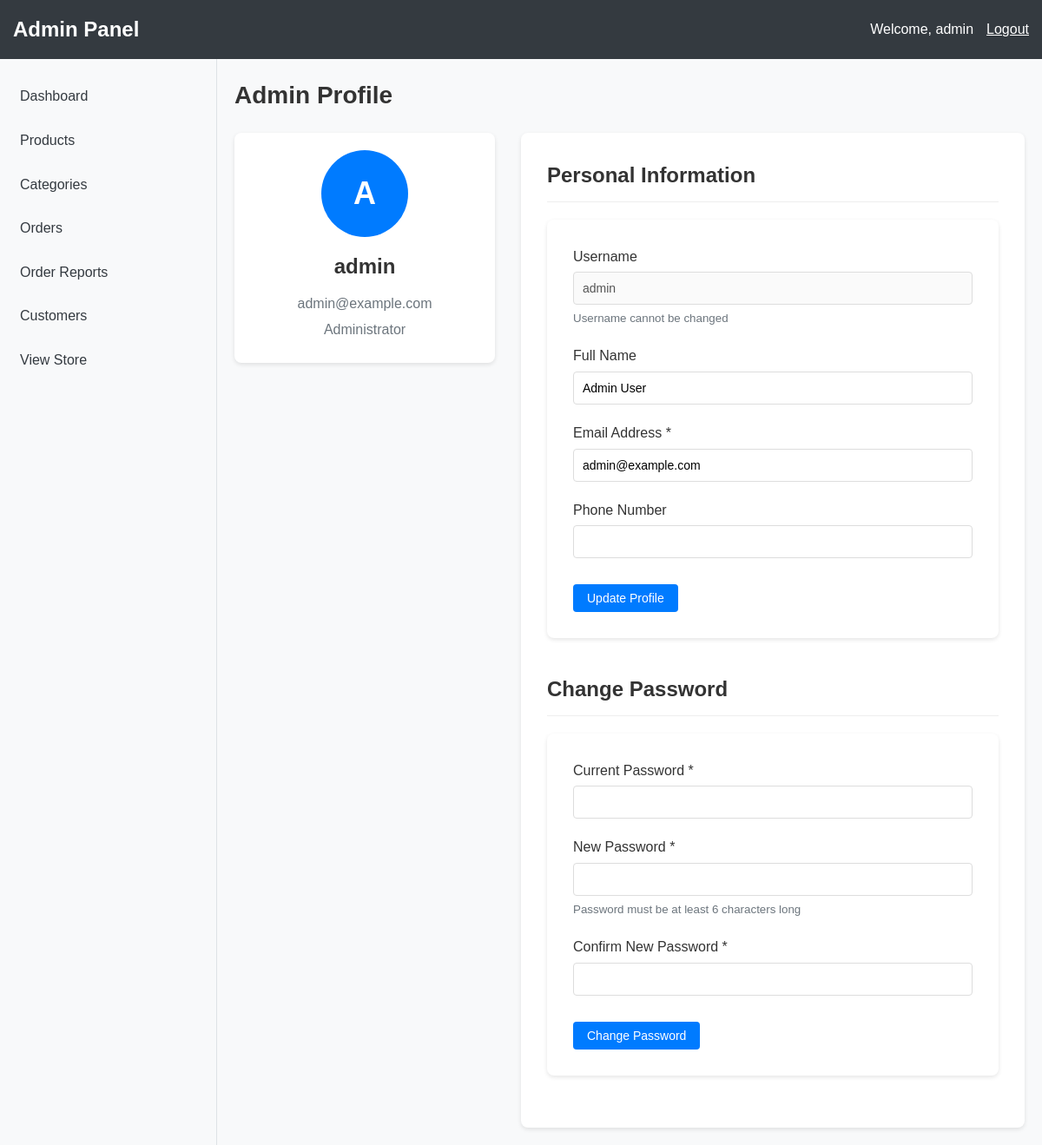
Screenshot of /admin/profile.php (signed in) with the database file from the repository.
### tables this page shows
CREATE TABLE users (
    user_id INT AUTO_INCREMENT PRIMARY KEY,
    username VARCHAR(50) NOT NULL UNIQUE,
    password VARCHAR(255) NOT NULL,
    email VARCHAR(100) NOT NULL UNIQUE,
    full_name VARCHAR(100) NOT NULL,
    address TEXT,
    phone VARCHAR(20),
    user_type ENUM('admin', 'client') NOT NULL DEFAULT 'client',
    created_at TIMESTAMP DEFAULT CURRENT_TIMESTAMP
);

### includes/db.php (called while the page is built, shortened)
<?php
class Database {
    private $conn;
    public function __construct() {
        try {
            $this->conn = new mysqli(DB_HOST, DB_USER, DB_PASS, DB_NAME);
            $this->conn->set_charset("utf8");
        } catch (Exception $e) {
            die("Database connection error: " . $e->getMessage());
        }
    }
    public function prepare($sql) {
        return $this->conn->prepare($sql);
    }
}
$db = new Database();
?>

### admin/profile.php (the view, shortened to what this page needs)
<?php
require_once '../includes/db.php';
require_once '../includes/functions.php';
$user_id = $_SESSION['user_id'];
$stmt = $db->prepare("SELECT * FROM users WHERE user_id = ? AND user_type = 'admin'");
$stmt->bind_param("i", $user_id);
$stmt->execute();
$result = $stmt->get_result();
$admin = $result->fetch_assoc();
include 'includes/admin-header.php';
?>
<div class="admin-profile">
    <div class="page-header">
        <h1 class="page-title">Admin Profile</h1>
    </div>
    <div class="admin-profile-grid">
        <div class="admin-profile-sidebar">
            <div class="profile-card">
                <div class="profile-avatar">
                    <span class="avatar-text"><?php echo strtoupper(substr($admin['username'], 0, 1)); ?></span>
                </div>
                <div class="profile-info">
                    <h2><?php echo htmlspecialchars($admin['username']); ?></h2>
                    <p><?php echo htmlspecialchars($admin['email']); ?></p>
                    <p>Administrator</p>
                </div>
            </div>
        </div>
        <div class="admin-profile-content">
            <div class="profile-section">
                <h2>Personal Information</h2>
                <form action="<?php echo ADMIN_URL; ?>/profile.php" method="POST" class="admin-form">
                    <div class="form-group">
                        <label for="username">Username</label>
                        <input type="text" id="username" value="<?php echo htmlspecialchars($admin['username']); ?>"
                            disabled>
                        <small>Username cannot be changed</small>
                    </div>
                    <div class="form-group">
                        <label for="full_name">Full Name</label>
                        <input type="text" id="full_name" name="full_name"
                            value="<?php echo htmlspecialchars($admin['full_name']); ?>">
                    </div>
                    <div class="form-group">
                        <label for="email">Email Address *</label>
                        <input type="email" id="email" name="email"
                            value="<?php echo htmlspecialchars($admin['email']); ?>" required>
                    </div>
                    <div class="form-group">
                        <label for="phone">Phone Number</label>
                        <input type="tel" id="phone" name="phone"
                            value="<?php echo htmlspecialchars($admin['phone']); ?>">
                    </div>
                    <div class="form-actions">
                        <button type="submit" class="btn">Update Profile</button>
                    </div>
                </form>
            </div>
            <div class="profile-section">
                <h2>Change Password</h2>
                <form action="<?php echo ADMIN_URL; ?>/profile.php" method="POST" class="admin-form">
                    <div class="form-group">
                        <label for="current_password">Current Password *</label>
                        <input type="password" id="current_password" name="current_password" required>
                    </div>
                    <div class="form-group">
                        <label for="new_password">New Password *</label>
                        <input type="password" id="new_password" name="new_password" required>
                        <small>Password must be at least 6 characters long</small>
                    </div>
                    <div class="form-group">
                        <label for="confirm_password">Confirm New Password *</label>
                        <input type="password" id="confirm_password" name="confirm_password" required>
                    </div>
                    <div class="form-actions">
                        <button type="submit" class="btn">Change Password</button>
                    </div>
                </form>
            </div>
        </div>
    </div>
</div>
<?php include 'includes/admin-footer.php'; ?>

### assets/css/style.css (style rules this page uses)
* { margin: 0; padding: 0; box-sizing: border-box; }
body { font-family: Arial, sans-serif; line-height: 1.6; color: #333; background-color: #f8f9fa; }
button, .btn { display: inline-block; padding: 8px 16px; background-color: #007bff; color: #fff; border: none; border-radius: 4px; cursor: pointer; font-size: 14px; transition: background-color 0.3s; }
input, select, textarea { padding: 8px 12px; border: 1px solid #ddd; border-radius: 4px; font-size: 14px; width: 100%; }
.page-title { margin-bottom: 20px; font-size: 28px; color: #333; }
.form-group { margin-bottom: 20px; }
.form-group label { display: block; margin-bottom: 5px; font-weight: 500; }
.form-actions { margin-top: 30px; }

### assets/css/admin.css (style rules this page uses)
.admin-form { background-color: #fff; border-radius: 8px; padding: 30px; box-shadow: 0 2px 5px rgba(0, 0, 0, 0.1); margin-bottom: 30px; }
.form-actions { margin-top: 30px; display: flex; justify-content: space-between; }

### admin/profile.php (style rules this page uses)
.admin-profile-grid { display: grid; grid-template-columns: 300px 1fr; gap: 30px; }
.profile-card { background-color: #fff; border-radius: 8px; padding: 20px; box-shadow: 0 2px 5px rgba(0, 0, 0, 0.1); text-align: center; }
.profile-avatar { width: 100px; height: 100px; border-radius: 50%; background-color: #007bff; color: #fff; display: flex; align-items: center; justify-content: center; font-size: 36px; font-weight: bold; margin: 0 auto 15px; }
.profile-info h2 { margin-top: 0; margin-bottom: 10px; }
.profile-info p { margin: 5px 0; color: #6c757d; }
.admin-profile-content { background-color: #fff; border-radius: 8px; box-shadow: 0 2px 5px rgba(0, 0, 0, 0.1); padding: 30px; }
.profile-section { margin-bottom: 40px; }
.profile-section:last-child { margin-bottom: 0; }
.profile-section h2 { margin-top: 0; margin-bottom: 20px; padding-bottom: 10px; border-bottom: 1px solid #eee; }
.admin-form .form-group { margin-bottom: 20px; }
.admin-form label { display: block; margin-bottom: 5px; font-weight: 500; }
.admin-form input { width: 100%; padding: 10px; border: 1px solid #ddd; border-radius: 4px; }
.admin-form small { display: block; margin-top: 5px; color: #6c757d; }
.form-actions { margin-top: 30px; }

### rows the page displays
users: username "A", username "admin", email "admin@example.com", full_name "Admin User"

### other values shown
$_SESSION['username'] "admin"
